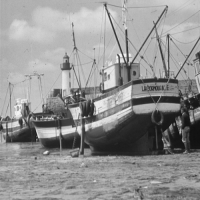
#> input picture PW_math_morpho/Images/bat200.bmp, 200 x 200 px; the run also reads 1 picture not shown here
$ jupyter execute --allow-errors PW_morpho.ipynb
#> lines starting #> are read from the running program, lines starting #| are printed output that depends on the picture
## Imports

[cell 1]
import numpy as np
import platform
import tempfile
import os
import matplotlib.pyplot as plt
import skimage

## Useful functions

[cell 2]
# [86 lines left out: functions viewimage, viewimage_color, not called in this run]


def strel(forme, taille, angle=45):
    """
    Returns a structuring element of the specified shape, size and eventual orientation.

    Args:
        forme (str): The shape of the structuring element. Possible values are 'diamond', 'disk', 'square', and 'line'.
        taille (int): The size of the structuring element.
        angle (int, optional): The orientation angle of the line structuring element in degrees. Default is 45.

    Returns:
        numpy.ndarray: The generated structuring element.

    Raises:
        RuntimeError: If the specified shape is not recognized.

    Note:
    - The 'diamond' shape represents a closed diamond with a radius of size.
    - The 'disk' shape represents a closed disk with a radius of size.
    - The 'square' shape represents a square with a side length of size.
    - The 'line' shape represents a line segment with a length of size and an orientation angle of angle degrees.
      The angle should be between 0 and 180.
    """

    def _extracted_from_strel_30(angle, taille):
        angle = int(-np.round(angle))
        angle %= 180
        angle = np.float32(angle) / 180.0 * np.pi
        x = int(np.round(np.cos(angle) * taille))
        y = int(np.round(np.sin(angle) * taille))
        if x**2 + y**2 == 0:
            if abs(np.cos(angle)) > abs(np.sin(angle)):
                x = int(np.sign(np.cos(angle)))
                y = 0
            else:
                y = int(np.sign(np.sin(angle)))
                x = 0
        rr, cc = skimage.draw.line(0, 0, y, x)
        rr = rr - rr.min()
        cc = cc - cc.min()
        img = np.zeros((rr.max() + 1, cc.max() + 1))
        img[rr, cc] = 1

        return img

    if forme == "diamond":
        return skimage.morphologylogy.diamond(taille)
    if forme == "disk":
        return skimage.morphology.disk(taille)
    if forme == "square":
        return skimage.morphology.square(taille)
    if forme == "line":
        return _extracted_from_strel_30(angle, taille)

    raise RuntimeError("Erreur dans fonction strel: forme incomprise")


def couleurs_alea(im):
    """
    Generates random colors for a grayscale image.

    Arg:
        im (ndarray): The grayscale image.

    Returns:
        ndarray: The image with random colors.
    """

    sh = im.shape
    out = np.zeros((sh[0], sh[1], 3), dtype=np.uint8)
    nbcoul = np.int32(im.max())
    tabcoul = np.random.randint(0, 256, size=(nbcoul + 1, 3))
    tabcoul[0, :] = 0

    for k in range(sh[0]):
        for l in range(sh[1]):
            out[k, l, :] = tabcoul[im[k, l]]

    return out


def gris_depuis_couleur(im):
    """
    Converts an image (ndarray) with RGB channels into an image (ndarray) with a single grayscale channel.
    """

    return im[:, :, :3].sum(axis=2) / 3

## Examples of functions for this work

[cell 3]
# [7 lines of commented-out code are left out]
im = gris_depuis_couleur(skimage.io.imread("Images/bat200.bmp"))
# [4 lines of commented-out code are left out]

fig, axs = plt.subplots(1, 5, figsize=(25, 25))

# Original image
axs[0].imshow(im, cmap="gray", vmin=0, vmax=255)
axs[0].set_title("Original Image")

# Structuring element
se = strel("line", 10, -45)

# dilation
dil = skimage.morphology.dilation(im, se)
axs[1].imshow(dil, cmap="gray", vmin=0, vmax=255)
axs[1].set_title("Dilation")

# erosion
ero = skimage.morphology.erosion(im, se)
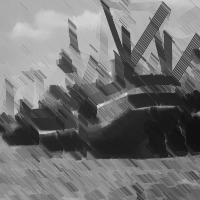
#> ero: shape (200, 200) float64; min 16, max 219, mean 115.5
axs[2].imshow(ero, cmap="gray", vmin=0, vmax=255)
axs[2].set_title("Erosion")

# opening
opening = skimage.morphology.opening(im, se)
axs[3].imshow(opening, cmap="gray", vmin=0, vmax=255)
axs[3].set_title("Opening")

# closing
close = skimage.morphology.closing(im, se)
axs[4].imshow(close, cmap="gray", vmin=0, vmax=255)
axs[4].set_title("Closing")

## Successive dilations

[cell 4]
fig, axs = plt.subplots(1, 4, figsize=(15, 15))

# Structuring element
se1 = strel("square", 3)
se2 = strel("square", 5)
se3 = strel("square", 7)

# Successive dilations
dilation_1 = skimage.morphology.dilation(im, se1)
dilation_2 = skimage.morphology.dilation(dilation_1, se2)
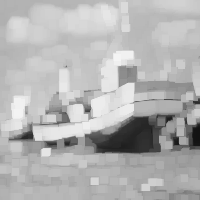
#> dilation_2: shape (200, 200) float64; min 19, max 244, mean 178.8

# One dilation
dilation_3 = skimage.morphology.dilation(im, se3)

axs[0].imshow(im, cmap="gray", vmin=0, vmax=255)
axs[0].set_title("Original Image")

axs[1].imshow(dilation_2, cmap="gray", vmin=0, vmax=255)
axs[1].set_title("Iterative Dilation")

axs[2].imshow(dilation_3, cmap="gray", vmin=0, vmax=255)
axs[2].set_title("Dilation with 8 by 8")

axs[3].imshow(dilation_3 - dilation_2, cmap="gray", vmin=0, vmax=255)
axs[3].set_title("Difference")

## Successive openings

[cell 5]
fig, axs = plt.subplots(1, 4, figsize=(15, 15))

# Successive openings
opening_1 = skimage.morphology.opening(im, se1)
opening_2 = skimage.morphology.opening(opening_1, se2)

# One dilation
opening_3 = skimage.morphology.opening(im, se2)

axs[0].imshow(im, cmap="gray", vmin=0, vmax=255)
axs[0].set_title("Original Image")

axs[1].imshow(opening_2, cmap="gray", vmin=0, vmax=255)
axs[1].set_title("Iterative Opening")

axs[2].imshow(opening_3, cmap="gray", vmin=0, vmax=255)
axs[2].set_title("Opening with 5 by 5")

axs[3].imshow(opening_3 - opening_2, cmap="gray", vmin=0, vmax=255)
axs[3].set_title("Difference")

## Top-hat transform

[cell 6]
im = gris_depuis_couleur(skimage.io.imread("Images/laiton.bmp"))
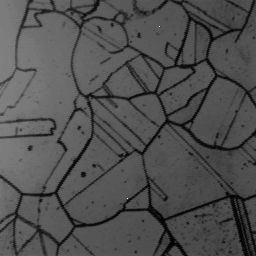
#> input picture PW_math_morpho/Images/laiton.bmp, 256 x 256 px

fig, axs = plt.subplots(1, 3, figsize=(15, 15))

t = 10
se = strel("disk", 6)

ch = im - skimage.morphology.opening(im, se)

axs[0].imshow(im, cmap="gray", vmin=0, vmax=255)
axs[0].set_title("Original Image")

axs[1].imshow(skimage.morphology.opening(im, se), cmap="gray", vmin=0, vmax=255)
axs[1].set_title("Opening")

axs[2].imshow(ch, cmap="gray", vmin=0, vmax=255)
axs[2].set_title("Top-hat")

## Dual

[cell 7]
fig, axs = plt.subplots(1, 3, figsize=(15, 15))

t = 10
se = strel("disk", 6)
ch = skimage.morphology.closing(im, se) - im

axs[0].imshow(im, cmap="gray", vmin=0, vmax=255)
axs[0].set_title("Original Image")

axs[1].imshow(skimage.morphology.closing(im, se), cmap="gray", vmin=0, vmax=255)
axs[1].set_title("Closing")

axs[2].imshow(ch, cmap="gray", vmin=0, vmax=255)
axs[2].set_title("Dual Top-hat")

## Pointwise maximum

[cell 8]
im = skimage.io.imread("Images/retina2.gif")

se1 = strel("line", 10, 0)
se2 = strel("line", 10, 45)
se3 = strel("line", 10, 90)
se4 = strel("line", 10, -45)

#> (the rest of this cell did not finish here and is left out)

#> (a cell that did not finish here is left out)

## Alternate sequential filters

[cell 10]
N = 11
r = 2

fig, axs = plt.subplots(2, 5, figsize=(15, 5))

im = skimage.io.imread("Images/retina2.gif")

#> (the rest of this cell did not finish here and is left out)

#> (a cell that did not finish here is left out)

## Reconstruction

[cell 12]
fig, axs = plt.subplots(1, 3, figsize=(15, 5))

im = skimage.io.imread("Images/retina2.gif")
se4 = strel("disk", 4)
#> (the rest of this cell did not finish here and is left out)

## Segmentation

[cell 13]
im = gris_depuis_couleur(skimage.io.imread("Images/bat200.bmp"))
se = strel("disk", 1)
dil1 = skimage.morphology.dilation(im, se)
er1 = skimage.morphology.erosion(im, se)
morpho_grad = dil1 - er1
fig, axs = plt.subplots(1, 2, figsize=(12, 5))

axs[0].imshow(im, cmap="gray", vmin=0, vmax=255)
axs[0].set_title("Original Image")
axs[1].imshow(dil1 - er1, cmap="gray", vmin=0, vmax=255)
axs[1].set_title("Morphological Gradient")

[cell 14]
im = gris_depuis_couleur(skimage.io.imread("Images/bat200.bmp"))
se = skimage.morphology.disk(1)

grad = skimage.morphology.dilation(im, se) - skimage.morphology.erosion(im, se)
grad = np.int32(grad > 40) * grad
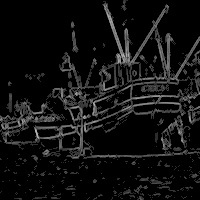
#> grad: shape (200, 200) float64; min 0, max 184, mean 16.4
plt.imshow(grad, cmap="gray")
plt.show()

local_mini = skimage.feature.peak_local_max(255 - grad)
#> local_mini = 30494 pairs, first value 1 to 198, second value 1 to 198
markers = np.zeros_like(grad, dtype=int)
for i, (row, col) in enumerate(local_mini, start=1):
    markers[row, col] = i
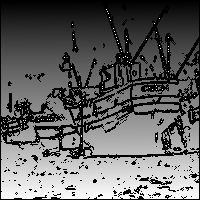
#> markers: shape (200, 200) int64; min 0, max 30494, mean 11623.9; drawn with min black and max white

plt.imshow(local_mini, cmap="gray")
plt.show()
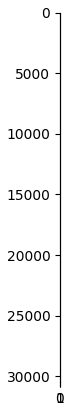
#> figure drawn by matplotlib, 1 panel

labels = skimage.segmentation.watershed(grad, markers, watershed_line=True)
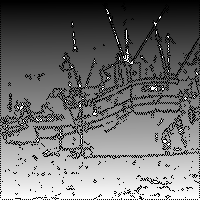
#> labels: shape (200, 200) int64; min 0, max 30494, mean 13507.2; drawn with min black and max white
plt.imshow(couleurs_alea(labels))
#> in couleurs_alea, `nbcoul = np.int32(im.max())`: nbcoul = 30494
#> after the loop in couleurs_alea, `for k in range(sh[0]):`:
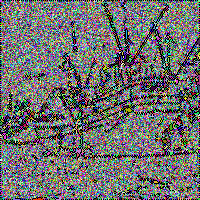
#> out: shape (200, 200, 3); mean of channels 0, 1, 2 111.4, 111.7, 111.2; drawn as R, G, B
plt.show()

# visualization of the result
segm = labels.copy()
for i in range(segm.shape[0]):
    for j in range(segm.shape[1]):
        if segm[i, j] == 0:
            segm[i, j] = 255
        else:
            segm[i, j] = 0
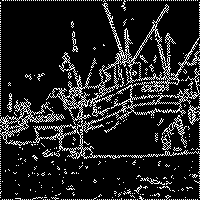
#> segm: shape (200, 200) int64; 12.8% white in thin lines or dots

# superimposition of segmentation contours on the original image
contourSup = np.maximum(segm, im)
plt.imshow(contourSup, cmap="gray")

[cell 15]
im = gris_depuis_couleur(skimage.io.imread("Images/bat200.bmp"))
se = skimage.morphology.disk(1)
r = 1

#> (the rest of this cell did not finish here and is left out)

[cell 16]
im = skimage.io.imread("Images/bulles.bmp")
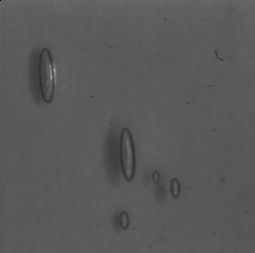
#> input picture PW_math_morpho/Images/bulles.bmp, 255 x 253 px
#> im is the input picture: shape (253, 255, 3); min 0, max 175, mean 89.3
plt.imshow(im, cmap="gray")
plt.show()

[cell 17]
im = skimage.io.imread("Images/laiton.bmp")
#> im is the input picture: shape (256, 256, 3); min 0, max 255, mean 80.3
